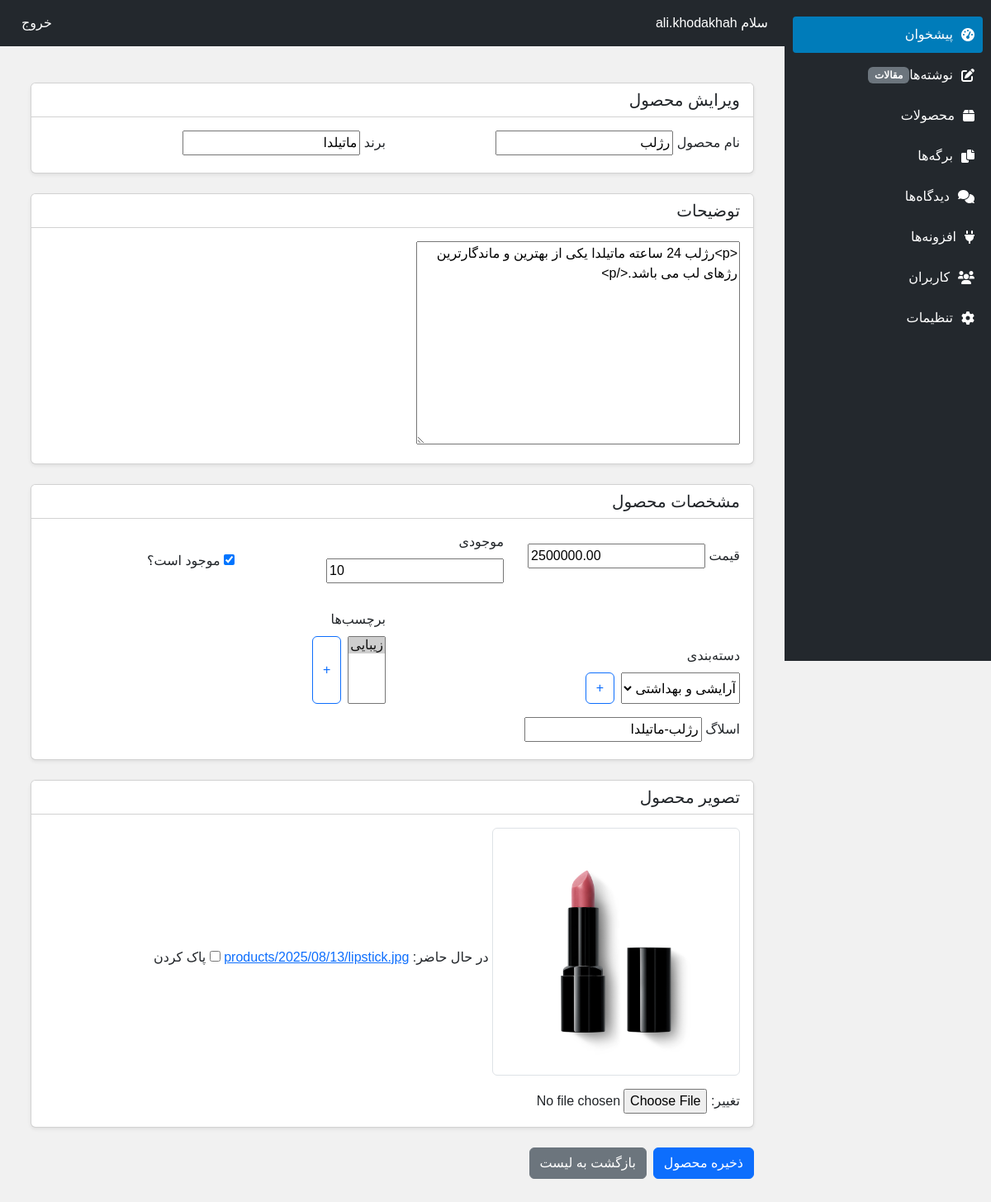
The page /shop/products/رژلب-ماتیلدا/update/ (signed in) on the database its author committed.
### accounts/models.py (models this page shows, shortened)
class User(AbstractUser):
    phone = models.CharField(max_length=20, blank=True, null=True)
    birthday = models.DateField(blank=True, null=True)
    GENDER_CHOICES = [
        ('M', 'مرد'),
        ('F', 'زن'),
        ('O', 'سایر')
    ]
    gender = models.CharField(max_length=1, choices=GENDER_CHOICES, blank=True, null=True)

### shop/models.py (models this page shows, shortened)
class Product(models.Model):
    name = models.CharField(max_length=200, verbose_name="نام محصول")
    brand = models.CharField(max_length=100, verbose_name="برند")
    slug = models.SlugField(max_length=200, unique=True, verbose_name="اسلاگ")
    description = models.TextField(blank=True, verbose_name="توضیحات")
    price = models.DecimalField(max_digits=10, decimal_places=2, verbose_name="قیمت")
    stock = models.PositiveIntegerField(default=0, verbose_name="موجودی سیستمی")
    is_available = models.BooleanField(default=True, verbose_name="موجود است؟")
    category = models.ForeignKey('Category', on_delete=models.SET_NULL, null=True, verbose_name="دسته‌بندی")
    tags = models.ManyToManyField('Tag', blank=True, verbose_name="برچسب‌ها")
    image = models.ImageField(upload_to='products/%Y/%m/%d', blank=True, null=True, verbose_name="تصویر محصول")
    created_at = models.DateTimeField(auto_now_add=True, verbose_name="تاریخ ایجاد")
    updated_at = models.DateTimeField(auto_now=True, verbose_name="تاریخ به‌روزرسانی")
    created_by = models.ForeignKey(settings.AUTH_USER_MODEL, on_delete=models.SET_NULL, null=True, verbose_name="ایجاد شده توسط")
    class Meta:
        verbose_name = "محصول"
        verbose_name_plural = "محصولات"

### shop/forms.py
class ProductForm(forms.ModelForm):
    class Meta:
        model = Product
        fields = ['name', 'brand', 'description', 'price', 'stock', 'is_available', 'category', 'tags', 'image', 'slug']

### shop/models.py (called while the page is built)
    def __str__(self):
        return self.name

    def __str__(self):
        return self.name

### shop/views.py (called while the page is built)
@login_required
def product_update(request, slug):
    product = get_object_or_404(Product, slug=slug)
    if request.method == 'POST':
        form = ProductForm(request.POST, request.FILES, instance=product)
        if form.is_valid():
            form.save()
            return redirect('product_detail', slug=product.slug)
    else:
        form = ProductForm(instance=product)
    return render(request, 'product_form.html', {'form': form})

### shop/templates/product_form.html (shortened to what this page needs)
{% extends 'panel.html' %}
{% load static %}
{% block content %}
<div class="container mt-4" style="max-width: 900px;">
    <form method="post" enctype="multipart/form-data">
        <div class="card mb-4 shadow-sm">
            <div class="card-header bg-white">
                <h5 class="mb-0">{% if form.instance.pk %}ویرایش محصول{% else %}افزودن محصول جدید{% endif %}</h5>
            </div>
            <div class="card-body">
                <div class="row g-3">
                    <div class="col-md-6">
                        <label for="{{ form.name.id_for_label }}" class="form-label">نام محصول</label>
                        {{ form.name }}
                    </div>
                    <div class="col-md-6">
                        <label for="{{ form.brand.id_for_label }}" class="form-label">برند</label>
                        {{ form.brand }}
                    </div>
                </div>
            </div>
        </div>
        <div class="card mb-4 shadow-sm">
            <div class="card-header bg-white">
                <h5 class="mb-0">توضیحات</h5>
            </div>
            <div class="card-body">
                {{ form.description }}
            </div>
        </div>
        <div class="card mb-4 shadow-sm">
            <div class="card-header bg-white">
                <h5 class="mb-0">مشخصات محصول</h5>
            </div>
            <div class="card-body">
                <div class="row g-3 align-items-center">
                    <div class="col-md-4">
                        <label for="{{ form.price.id_for_label }}" class="form-label">قیمت</label>
                        {{ form.price }}
                    </div>
                    <div class="col-md-4">
                        <label for="{{ form.stock.id_for_label }}" class="form-label">موجودی</label>
                        {{ form.stock }}
                    </div>
                    <div class="col-md-4 d-flex align-items-center mt-4">
                        <div class="form-check form-switch mb-0">
                            {{ form.is_available }}
                            <label class="form-check-label" for="{{ form.is_available.id_for_label }}">موجود است؟</label>
                        </div>
                    </div>
                </div>
                <div class="row g-3 mt-3 align-items-end">
                    <div class="col-md-6 position-relative">
                        <label for="{{ form.category.id_for_label }}" class="form-label">دسته‌بندی</label>
                        <div class="d-flex">
                            {{ form.category }}
                            <button type="button" class="btn btn-outline-primary ms-2" id="add-category-btn" title="افزودن دسته‌بندی جدید">+</button>
                        </div>
                    </div>
                    <div class="col-md-6 position-relative">
                        <label for="{{ form.tags.id_for_label }}" class="form-label">برچسب‌ها</label>
                        <div class="d-flex">
                            {{ form.tags }}
                            <button type="button" class="btn btn-outline-primary ms-2" id="add-tag-btn" title="افزودن برچسب جدید">+</button>
                        </div>
                    </div>
                </div>
                <div class="mt-3">
                    <label for="{{ form.slug.id_for_label }}" class="form-label">اسلاگ</label>
                    {{ form.slug }}
                </div>
            </div>
        </div>
        <div class="card mb-4 shadow-sm">
            <div class="card-header bg-white">
                <h5 class="mb-0">تصویر محصول</h5>
            </div>
            <div class="card-body">
                {% if form.instance.image %}
                    <img src="{{ form.instance.image.url }}" alt="تصویر محصول" class="img-thumbnail mb-3" style="max-width: 300px;">
                {% endif %}
                {{ form.image }}
            </div>
        </div>
        <div class="mb-4 d-flex gap-2">
            <button type="submit" class="btn btn-primary">ذخیره محصول</button>
            <a href="{% url 'product_list' %}" class="btn btn-secondary">بازگشت به لیست</a>
        </div>
    </form>
</div>
{% endblock %}

### content_management/templates/panel.html (shortened to what this page needs)
<!DOCTYPE html>
<html lang="fa" dir="rtl">
<head>
    <link rel="stylesheet" href="https://cdn.jsdelivr.net/npm/bootstrap@5.3.3/dist/css/bootstrap.rtl.min.css">
    <link rel="stylesheet" href="https://cdnjs.cloudflare.com/ajax/libs/font-awesome/6.0.0-beta3/css/all.min.css">
</head>
<body>
<div class="topbar d-flex justify-content-between align-items-center">
    <span>سلام {{ request.user.first_name|default:request.user.username }}</span>
    <form method="post" action="{% url 'logout' %}" style="display: inline;">
        <button type="submit" class="text-white text-decoration-none" style="background: none; border: none; cursor: pointer;">خروج</button>
    </form>
</div>
    <div class="sidebar">
        <a href="{% url 'dashboard' %}" class="active"><i class="fas fa-tachometer-alt"></i> پیشخوان</a>
        <a href="{% url 'post_list' %}"><i class="fas fa-edit"></i> نوشته‌ها <span class="badge bg-secondary">مقالات</span></a>
        <a href="{% url 'product_list' %}"><i class="fas fa-box"></i> محصولات</a>
        <a href="#"><i class="fas fa-copy"></i> برگه‌ها</a>
        <a href="#"><i class="fas fa-comments"></i> دیدگاه‌ها</a>
        <a href="#"><i class="fas fa-plug"></i> افزونه‌ها</a>
        <a href="#"><i class="fas fa-users"></i> کاربران</a>
        <a href="#"><i class="fas fa-cog"></i> تنظیمات</a>
    </div>
    <div class="main-content">
        {% block content %}{% endblock %}
    </div>
</body>
</html>

### content_management/templates/panel.html (style rules this page uses)
body { font-family: Vazirmatn, Tahoma, sans-serif; background-color: #f1f1f1; }
.sidebar { width: 250px; height: 100vh; background-color: #23282d; color: #fff; position: fixed; top: 0; right: 0; padding: 20px 10px; }
.sidebar a { display: flex; align-items: center; padding: 10px; color: #fff; text-decoration: none; margin-bottom: 5px; border-radius: 4px; }
.sidebar a i { margin-left: 10px; }
.sidebar a:hover, .sidebar a.active { background-color: #007cba; }
.topbar { background-color: #23282d; color: #fff; padding: 15px 20px; margin-right: 250px; }
.main-content { margin-right: 250px; padding: 20px; }

### rows shown on the page
User: user.first_name "ali.khodakhah"
Product: name "رژلب", brand "ماتیلدا", description "<p>رژلب 24 ساعته ماتیلدا یکی از بهترین و ماندگارترین رژهای لب می باشد.</p>", price "2500000.00", stock "10", is_available "☑", category "آرایشی و بهداشتی", slug "رژلب-ماتیلدا", instance.image (picture)
